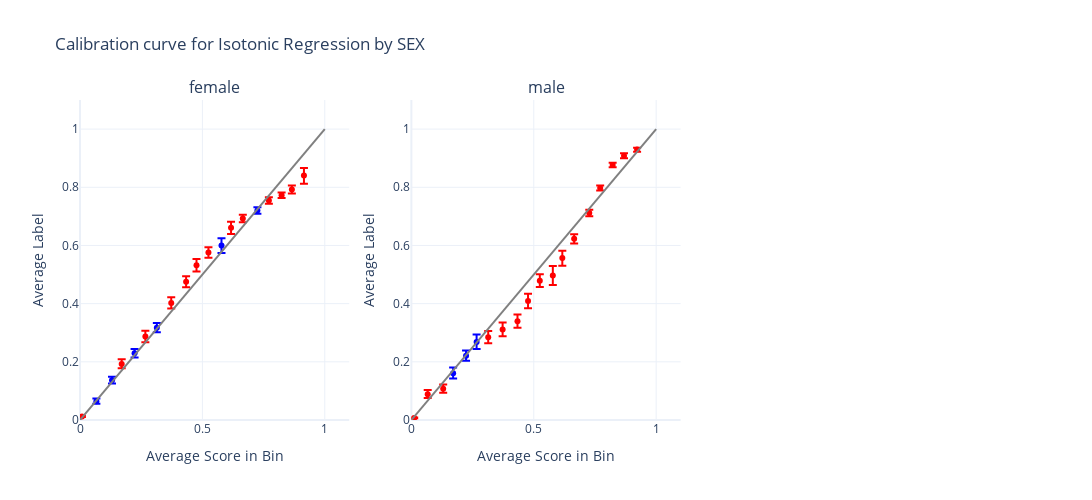

The code cell stored with this chart in its notebook:
### Markdown cell above
Not quite. While the model is calibrated *on average*, let's check subsets of the data using `plot_calibration_curve_by_segment`. How well is the model calibrated for men vs. women?

### Code cell
plot_feature = "SEX"
plotting.plot_calibration_curve_by_segment(
    # Rename codes in place
    test_df.astype({plot_feature: 'object'}).replace({plot_feature: {1: 'male', 2: 'female'}}),
    group_var=plot_feature,
    score_col=IR_SCORE_COL,
    label_col=LABEL_COLUMN,
    n_cols=3,
).update_layout(
    title=f"Calibration curve for Isotonic Regression by {plot_feature}",
    width=2000,
    height=max(10.0, 500 * (np.ceil(len(test_df[plot_feature].unique()) / 3))),
)

### Figure 1 — Plotly figure (JSON) as saved in the notebook; plotly's stock layout.template omitted (floating-point values rounded to 4 significant figures)
{"data": [{"error_y": {"array": [0.009471, 0.01213, 0.01493, 0.01621, 0.02459, 0.01121], "arrayminus": [0.008595, 0.01149, 0.01444, 0.01589, 0.02636, 0.01142], "color": "blue", "type": "data", "visible": true}, "marker": {"color": "blue"}, "mode": "markers", "name": "female (calibrated)", "type": "scatter", "x": [0.06693, 0.1309, 0.223, 0.3139, 0.5781, 0.7248], "xaxis": "x", "y": [0.06443, 0.1366, 0.2293, 0.3173, 0.6001, 0.7203], "yaxis": "y"}, {"error_y": {"array": [0.001778, 0.01595, 0.02017, 0.01935, 0.01919, 0.0215, 0.01783, 0.02105, 0.01304, 0.01085, 0.009661, 0.01358, 0.02572], "arrayminus": [0.001603, 0.01523, 0.01955, 0.01912, 0.01913, 0.02159, 0.01798, 0.02154, 0.01327, 0.0111, 0.009883, 0.01409, 0.02849], "color": "red", "type": "data", "visible": true}, "marker": {"color": "red"}, "mode": "markers", "name": "female (miscalibrated)", "type": "scatter", "x": [0.007866, 0.1703, 0.267, 0.3727, 0.4336, 0.4759, 0.5248, 0.6171, 0.6652, 0.7716, 0.8237, 0.8655, 0.915], "xaxis": "x", "y": [0.01195, 0.1928, 0.2868, 0.4022, 0.4754, 0.5321, 0.5756, 0.6608, 0.6927, 0.7548, 0.7727, 0.7926, 0.8408], "yaxis": "y"}, {"error_y": {"array": [0.01924, 0.01782, 0.02541], "arrayminus": [0.01795, 0.01799, 0.02432], "color": "blue", "type": "data", "visible": true}, "marker": {"color": "blue"}, "mode": "markers", "name": "male (calibrated)", "type": "scatter", "x": [0.1706, 0.2233, 0.2665], "xaxis": "x2", "y": [0.161, 0.2213, 0.2681], "yaxis": "y2"}, {"error_y": {"array": [0.00137, 0.0142, 0.01485, 0.02137, 0.02362, 0.02297, 0.02535, 0.02214, 0.03257, 0.02522, 0.01579, 0.0112, 0.008632, 0.00722, 0.008077, 0.006555], "arrayminus": [0.001202, 0.01282, 0.01361, 0.02067, 0.02291, 0.02242, 0.025, 0.02208, 0.03255, 0.02684, 0.01598, 0.0114, 0.008844, 0.007503, 0.008587, 0.007004], "color": "red", "type": "data", "visible": true}, "marker": {"color": "red"}, "mode": "markers", "name": "male (miscalibrated)", "type": "scatter", "x": [0.01158, 0.06672, 0.13, 0.3139, 0.3728, 0.4335, 0.4766, 0.5247, 0.5779, 0.6167, 0.665, 0.7268, 0.7713, 0.8223, 0.8687, 0.9221], "xaxis": "x2", "y": [0.00722, 0.08886, 0.1072, 0.2845, 0.3111, 0.3396, 0.4088, 0.479, 0.4968, 0.5568, 0.6228, 0.7119, 0.7977, 0.8767, 0.9086, 0.9295], "yaxis": "y2"}], "layout": {"annotations": [{"font": {"size": 16}, "showarrow": false, "text": "female", "x": 0.1444, "xanchor": "center", "xref": "paper", "y": 1, "yanchor": "bottom", "yref": "paper"}, {"font": {"size": 16}, "showarrow": false, "text": "male", "x": 0.5, "xanchor": "center", "xref": "paper", "y": 1, "yanchor": "bottom", "yref": "paper"}], "height": 500, "shapes": [{"line": {"color": "Grey", "width": 2}, "type": "line", "x0": 0, "x1": 1, "xref": "x", "y0": 0, "y1": 1, "yref": "y"}, {"line": {"color": "Grey", "width": 2}, "type": "line", "x0": 0, "x1": 1, "xref": "x2", "y0": 0, "y1": 1, "yref": "y2"}], "showlegend": false, "title": {"text": "Calibration curve for Isotonic Regression by SEX"}, "width": 2000, "xaxis": {"anchor": "y", "domain": [0, 0.2889], "range": [0, 1.1], "title": {"text": "Average Score in Bin"}}, "xaxis2": {"anchor": "y2", "domain": [0.3556, 0.6444], "range": [0, 1.1], "title": {"text": "Average Score in Bin"}}, "xaxis3": {"anchor": "y3", "domain": [0.7111, 1], "range": [0, 1.1], "title": {"text": "Average Score in Bin"}}, "yaxis": {"anchor": "x", "domain": [0, 1], "range": [0, 1.1], "title": {"text": "Average Label"}}, "yaxis2": {"anchor": "x2", "domain": [0, 1], "range": [0, 1.1], "title": {"text": "Average Label"}}, "yaxis3": {"anchor": "x3", "domain": [0, 1], "range": [0, 1.1], "title": {"text": "Average Label"}}}}
